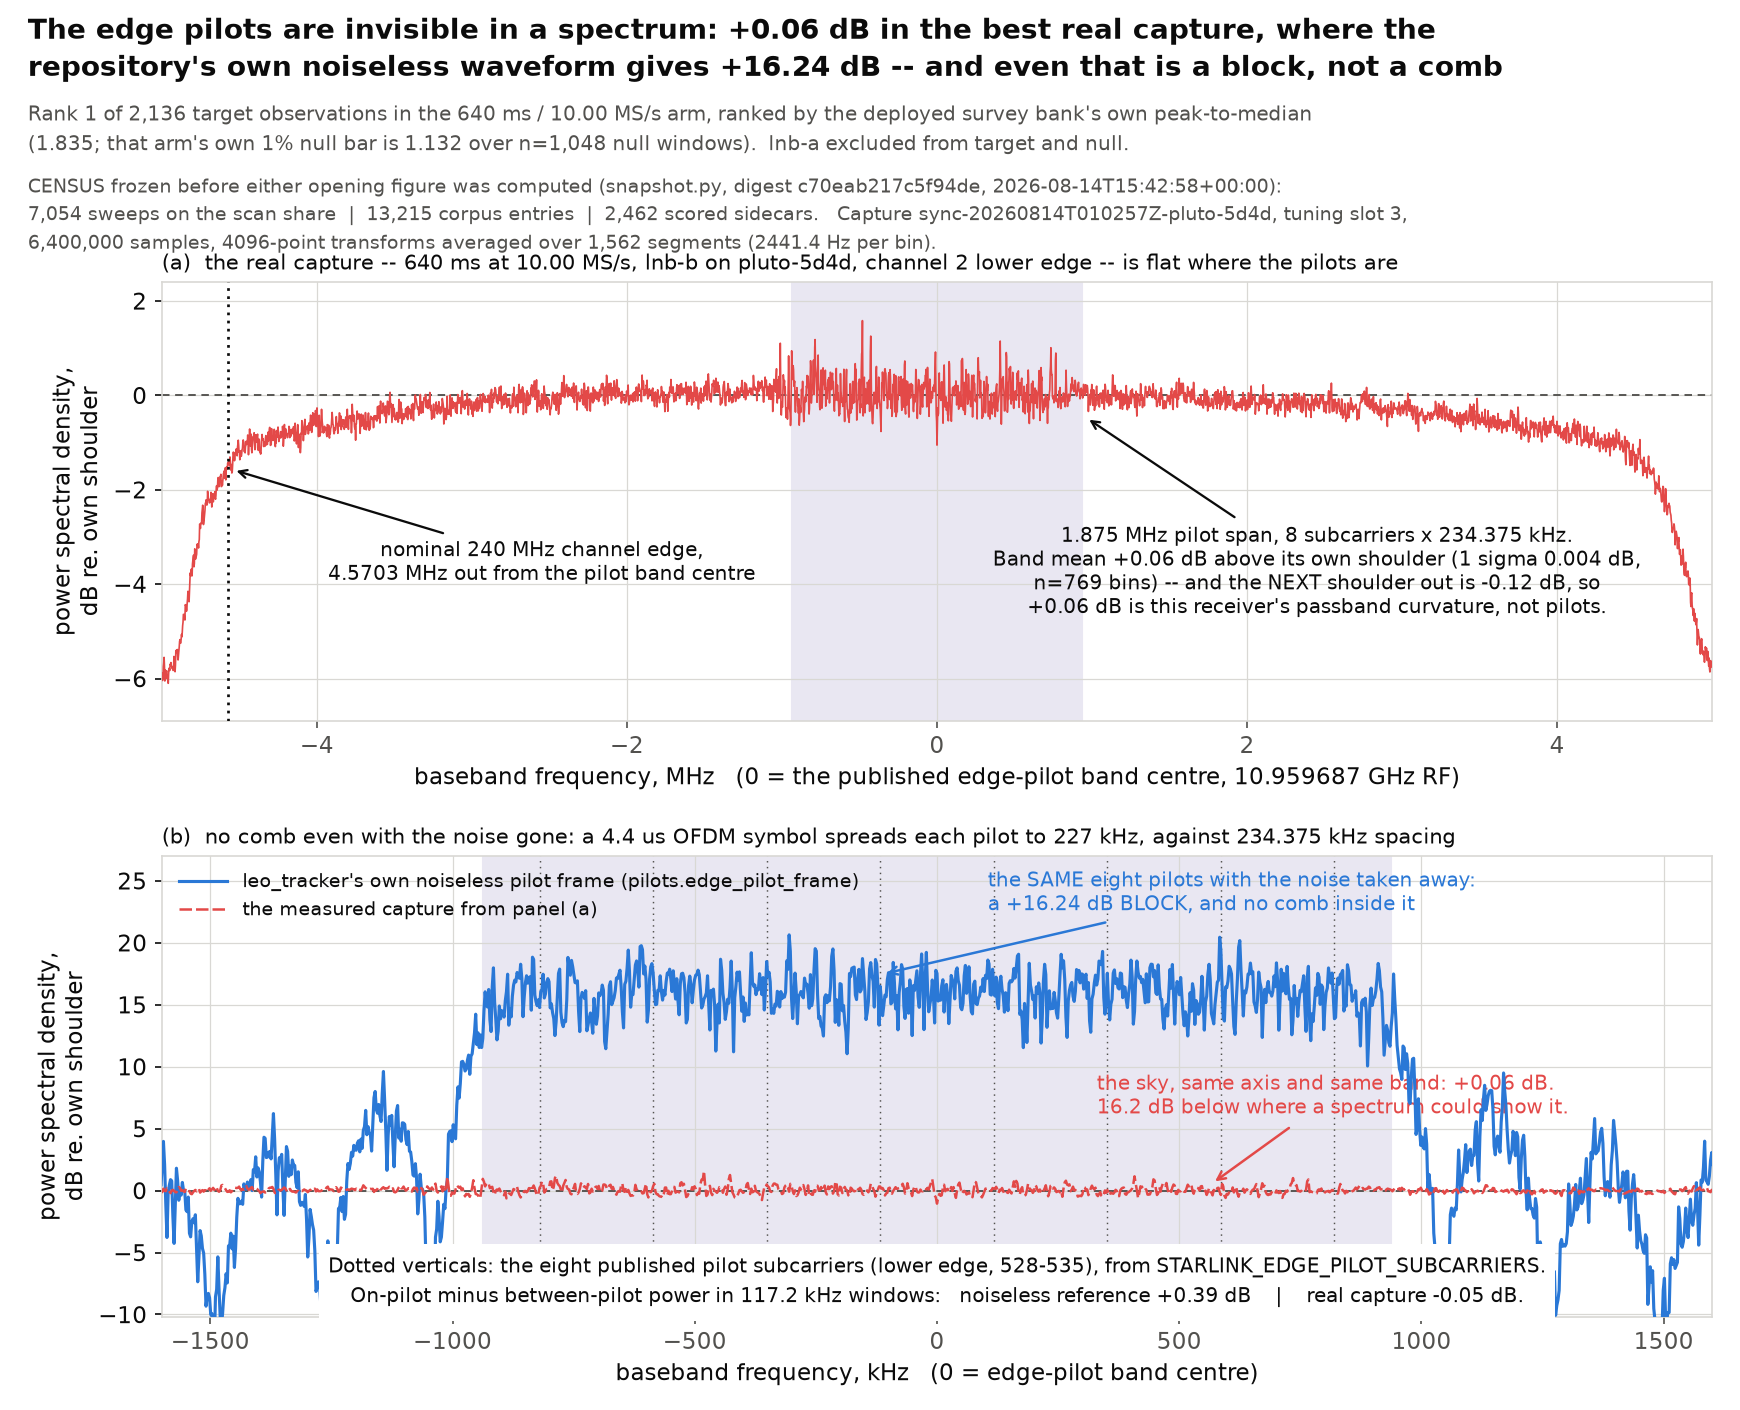

Here is the Python script that generated this plot:
#!/usr/bin/env python3
"""edge-pilots: what the report's eight algorithms are hunting, and why no
spectrum will ever show it.

The brief asked for a real capture at a Starlink channel edge "with the pilot
comb visible", and said to say so prominently if it is not.  It is not, and the
measurement says something sharper than "too weak": the comb is not resolvable
in a power spectrum AT ALL, at any signal-to-noise ratio, because the pilots are
re-keyed every 4.4 us OFDM symbol and 1/4.4 us is 227 kHz against a 234.375 kHz
subcarrier spacing.  The lobes fill the gaps between themselves.

Both of those are measured here, on the same 4096-point grid:

  1. the averaged periodogram of ONE real capture off the read-only scan share;
  2. the averaged periodogram of ``leo_tracker.radio.beacon.pilots
     .edge_pilot_frame`` -- the repository's own noiseless definition of the
     signal, called unmodified -- which is the same thing at infinite SNR.

Nothing about the pilot comb is reconstructed.  Every frequency drawn comes from
``leo_tracker.radio.beacon.channels``; the 1.875 MHz span is
``fast_scan.PILOT_BANDWIDTH_HZ``; the eight subcarrier indices are
``STARLINK_EDGE_PILOT_SUBCARRIERS``.

WHICH capture was opened is not a choice made by eye.  Every target-arm,
live-receiver observation in the 640 ms / 10 MS/s arm -- 2,136 of them -- was
ranked by the deployed survey bank's own peak-to-median, and rank 1 was opened.
Choosing the picture before the evidence is exactly the failure this avoids.

The one number a reader will want to over-read is the +0.06 dB the pilot band
sits above its shoulder.  The next shoulder out is 0.12 dB BELOW that shoulder
and the one beyond it 0.47 dB below, so a centre 0.06 dB up is the receiver's
own passband curvature and is drawn on the figure as such.

Extraction: summary/opening/{sweep_census,corpus_pairs,rank_highrate,arm_null,
pilot_spectrum}.py, consolidated once by summary/opening/cache_build.py into
summary/cache/opening-figures.npz.  This script reads that cache and the
repository; it does not touch the corpus.
"""
from __future__ import annotations

import datetime as dt
import json
import sys
from pathlib import Path

import numpy as np

import matplotlib
matplotlib.use("Agg")
import matplotlib.pyplot as plt  # noqa: E402
from matplotlib.lines import Line2D  # noqa: E402

sys.path.insert(0, "/home/satpi01/leo-tracker/src")

from leo_tracker.radio.beacon.channels import (  # noqa: E402
    STARLINK_EDGE_PILOT_SUBCARRIERS, STARLINK_SUBCARRIER_SPACING_HZ,
)
from leo_tracker.radio.beacon.fast_scan import PILOT_BANDWIDTH_HZ  # noqa: E402
from leo_tracker.radio.beacon.pilots import OFDM_SYMBOL_DURATION_S  # noqa: E402
from leo_tracker.radio.beacon.structure import (  # noqa: E402
    STARLINK_FRAME_DURATION_S,
)

HERE = Path(__file__).resolve().parent
CACHE = HERE.parent / "cache" / "opening-figures.npz"
PNG = HERE / "edge-pilots.png"
OUT = HERE / "edge-pilots.json"

INK, MUTED, GRID = "#0b0b0b", "#52514e", "#d9d8d4"
MEASURED = "#e34948"
REFERENCE = "#2a78d6"
BAND = "#e9e7f2"

#: The shoulder each trace is referenced to: inside the receiver passband, well
#: clear of the 1.875 MHz pilot span.  Referencing each trace to its OWN
#: shoulder is what puts a noiseless waveform and a real capture on one axis
#: without scaling either into agreement.
SHOULDER_HZ = (1_050_000.0, 2_000_000.0)


def db(values: np.ndarray, reference: float) -> np.ndarray:
    return 10.0 * np.log10(values / reference)


def main() -> int:
    cache = np.load(CACHE, allow_pickle=True)
    provenance = json.loads(str(cache["provenance"]))
    meta = provenance["spectrum_meta"]
    census = provenance["census"]
    selection = provenance["selection"]

    freqs = cache["freqs_hz"]
    measured = cache["spectrum"]
    reference = cache["reference_spectrum"]
    pilots = cache["pilot_offsets_hz"]

    shoulder = ((np.abs(freqs) >= SHOULDER_HZ[0])
                & (np.abs(freqs) <= SHOULDER_HZ[1]))
    in_band = np.abs(freqs) <= PILOT_BANDWIDTH_HZ / 2

    measured_db = db(measured, measured[shoulder].mean())
    reference_db = db(reference, reference[shoulder].mean())

    lift = {
        "measured": float(db(np.array([measured[in_band].mean()]),
                             measured[shoulder].mean())[0]),
        "reference": float(db(np.array([reference[in_band].mean()]),
                              reference[shoulder].mean())[0]),
    }
    # 1-sigma on a band mean of N chi-square-2k bins, k = averaged segments.
    sigma_db = float(10 * np.log10(
        1 + 1 / np.sqrt(meta["segments"] * int(in_band.sum()))))

    # Is the comb a comb?  Mean power on each published pilot subcarrier
    # against the gaps exactly halfway between them, each averaged over a
    # half-spacing window so the two sets neither overlap nor rest on one
    # noisy bin.  Same definition for the capture and for the reference.
    comb_window = STARLINK_SUBCARRIER_SPACING_HZ / 2
    between = (pilots[:-1] + pilots[1:]) / 2

    def band_mean(trace: np.ndarray, centres: np.ndarray) -> np.ndarray:
        return np.array([trace[np.abs(freqs - centre) <= comb_window / 2].mean()
                         for centre in centres])

    comb = {}
    for name, trace, scaled in (("measured", measured, measured_db),
                                ("reference", reference, reference_db)):
        on, off = band_mean(trace, pilots), band_mean(trace, between)
        comb[name] = {
            "window_hz": comb_window,
            "on_pilot_db": band_mean(scaled, pilots).tolist(),
            "between_pilot_db": band_mean(scaled, between).tolist(),
            "contrast_db": float(10 * np.log10(on.mean() / off.mean())),
        }

    # Is +0.06 dB a signal, or the shape of the receiver?  The next shoulder
    # out answers it without a model: a passband already falling this fast per
    # MHz explains a centre sitting this far up.
    curvature = []
    for low, high in ((1.05e6, 2.00e6), (2.05e6, 3.00e6), (3.05e6, 4.00e6)):
        window = (np.abs(freqs) >= low) & (np.abs(freqs) <= high)
        curvature.append({
            "low_hz": low, "high_hz": high, "bins": int(window.sum()),
            "db_rel_shoulder": float(db(np.array([measured[window].mean()]),
                                        measured[shoulder].mean())[0])})

    edge_baseband = meta["channel_edge_baseband_hz"]
    lobe_hz = 1.0 / OFDM_SYMBOL_DURATION_S

    # ------------------------------------------------------------- figure
    plt.rcParams.update({"font.size": 11, "axes.edgecolor": GRID,
                         "axes.labelcolor": INK, "text.color": INK,
                         "xtick.color": MUTED, "ytick.color": INK,
                         "figure.facecolor": "white", "axes.facecolor": "white"})
    figure, (wide, zoom) = plt.subplots(
        2, 1, figsize=(11.6, 9.4), height_ratios=[1.0, 1.05],
        gridspec_kw={"hspace": 0.30})

    # -- (a) the whole captured passband, real capture only ---------------
    wide.axvspan(-PILOT_BANDWIDTH_HZ / 2e6, PILOT_BANDWIDTH_HZ / 2e6,
                 color=BAND, zorder=0)
    wide.plot(freqs / 1e6, measured_db, color=MEASURED, lw=0.8, zorder=3)
    wide.axhline(0.0, color=MUTED, lw=0.9, ls=(0, (4, 3)), zorder=2)
    wide.axvline(edge_baseband / 1e6, color=INK, lw=1.3, ls=(0, (1, 2)),
                 zorder=4)

    wide.annotate(
        "nominal 240 MHz channel edge,\n%.4f MHz out from the pilot band centre"
        % (abs(edge_baseband) / 1e6),
        xy=(edge_baseband / 1e6, -1.55), xytext=(-2.55, -3.55),
        fontsize=9.5, color=INK, ha="center", va="center",
        arrowprops=dict(arrowstyle="->", color=INK, lw=1.1,
                        shrinkA=3, shrinkB=4))
    wide.annotate(
        "1.875 MHz pilot span, 8 subcarriers x 234.375 kHz.\n"
        "Band mean %+.2f dB above its own shoulder (1 sigma %.3f dB,\n"
        "n=%d bins) -- and the NEXT shoulder out is %+.2f dB, so\n"
        "%+.2f dB is this receiver's passband curvature, not pilots."
        % (lift["measured"], sigma_db, int(in_band.sum()),
           curvature[1]["db_rel_shoulder"], lift["measured"]),
        xy=(0.9375, -0.42), xytext=(2.45, -3.75),
        fontsize=9.5, color=INK, ha="center", va="center",
        arrowprops=dict(arrowstyle="->", color=INK, lw=1.1,
                        shrinkA=3, shrinkB=4))
    wide.set_xlim(-5.0, 5.0)
    wide.set_ylim(-6.9, 2.4)
    wide.set_xlabel("baseband frequency, MHz   (0 = the published edge-pilot "
                    "band centre, %.6f GHz RF)" % (meta["rf_center_hz"] / 1e9))
    wide.set_ylabel("power spectral density,\ndB re. own shoulder")
    wide.grid(color=GRID, lw=0.6, zorder=1)
    wide.set_axisbelow(True)
    wide.set_title(
        "(a)  the real capture -- 640 ms at 10.00 MS/s, %s on %s, channel %d "
        "%s edge -- is flat where the pilots are"
        % (meta["receiver_label"], meta["radio_id"], meta["channel"],
           meta["edge"]),
        fontsize=10.0, color=INK, loc="left", pad=6)

    # -- (b) same band, real capture against the noiseless definition -----
    zoom.axvspan(-PILOT_BANDWIDTH_HZ / 2e3, PILOT_BANDWIDTH_HZ / 2e3,
                 color=BAND, zorder=0)
    for value in pilots:
        zoom.axvline(value / 1e3, color=MUTED, lw=0.7, ls=(0, (1, 3)), zorder=2)
    zoom.plot(freqs / 1e3, reference_db, color=REFERENCE, lw=1.5, zorder=4)
    zoom.plot(freqs / 1e3, measured_db, color=MEASURED, lw=1.2,
              ls=(0, (5, 1.6)), zorder=5)
    zoom.axhline(0.0, color=MUTED, lw=0.9, ls=(0, (4, 3)), zorder=3)

    zoom.annotate(
        "the SAME eight pilots with the noise taken away:\n"
        "a %+.2f dB BLOCK, and no comb inside it" % lift["reference"],
        xy=(-120.0, 17.4), xytext=(105.0, 24.0),
        fontsize=9.5, color=REFERENCE, ha="left", va="center",
        arrowprops=dict(arrowstyle="->", color=REFERENCE, lw=1.2,
                        shrinkA=3, shrinkB=4))
    zoom.annotate(
        "the sky, same axis and same band: %+.2f dB.\n"
        "%.1f dB below where a spectrum could show it."
        % (lift["measured"], lift["reference"] - lift["measured"]),
        xy=(560.0, 0.35), xytext=(330.0, 7.6),
        fontsize=9.5, color=MEASURED, ha="left", va="center",
        arrowprops=dict(arrowstyle="->", color=MEASURED, lw=1.2,
                        shrinkA=3, shrinkB=4))
    zoom.text(
        0.0, -7.4,
        "Dotted verticals: the eight published pilot subcarriers (%s edge, "
        "%d-%d), from STARLINK_EDGE_PILOT_SUBCARRIERS.\n"
        "On-pilot minus between-pilot power in %.1f kHz windows:   "
        "noiseless reference %+.2f dB    |    real capture %+.2f dB."
        % (meta["edge"],
           min(STARLINK_EDGE_PILOT_SUBCARRIERS[meta["edge"]]),
           max(STARLINK_EDGE_PILOT_SUBCARRIERS[meta["edge"]]),
           comb_window / 1e3,
           comb["reference"]["contrast_db"], comb["measured"]["contrast_db"]),
        fontsize=9.5, color=INK, ha="center", va="center", linespacing=1.5,
        bbox=dict(boxstyle="square,pad=0.45", facecolor="white",
                  edgecolor="none"), zorder=6)
    zoom.set_xlim(-1600.0, 1600.0)
    zoom.set_ylim(-10.2, 27.0)
    zoom.set_xlabel("baseband frequency, kHz   (0 = edge-pilot band centre)")
    zoom.set_ylabel("power spectral density,\ndB re. own shoulder")
    zoom.grid(color=GRID, lw=0.6, zorder=1)
    zoom.set_axisbelow(True)
    zoom.legend(handles=[
        Line2D([], [], color=REFERENCE, lw=1.5,
               label="leo_tracker's own noiseless pilot frame "
                     "(pilots.edge_pilot_frame)"),
        Line2D([], [], color=MEASURED, lw=1.2, ls=(0, (5, 1.6)),
               label="the measured capture from panel (a)")],
        loc="upper left", fontsize=9.0, frameon=False, borderaxespad=0.5,
        handlelength=2.6)
    zoom.set_title(
        "(b)  no comb even with the noise gone: a %.1f us OFDM symbol spreads "
        "each pilot to %.0f kHz, against %.3f kHz spacing"
        % (OFDM_SYMBOL_DURATION_S * 1e6, lobe_hz / 1e3,
           STARLINK_SUBCARRIER_SPACING_HZ / 1e3),
        fontsize=10.0, color=INK, loc="left", pad=6)

    figure.text(0.016, 0.991,
                "The edge pilots are invisible in a spectrum: %+.2f dB in the "
                "best real capture, where the\nrepository's own noiseless "
                "waveform gives %+.2f dB -- and even that is a block, not a comb"
                % (lift["measured"], lift["reference"]),
                fontsize=13.5, weight="bold", color=INK, ha="left", va="top",
                linespacing=1.32)
    figure.text(0.016, 0.929,
                "Rank 1 of %s target observations in the 640 ms / 10.00 MS/s "
                "arm, ranked by the deployed survey bank's own peak-to-median\n"
                "(%.3f; that arm's own 1%% null bar is %.3f over n=%s null "
                "windows).  %s excluded from target and null."
                % (f"{selection['target_observations_ranked']:,}",
                   selection["chosen_value"],
                   selection["arm_coarse_E_null_threshold"],
                   f"{selection['arm_coarse_E_null_n']:,}",
                   ", ".join(selection["excluded_receivers"])),
                fontsize=9.5, color=MUTED, ha="left", va="top",
                linespacing=1.5)
    figure.text(0.016, 0.877,
                "CENSUS frozen before either opening figure was computed "
                "(snapshot.py, digest %s, %s):\n"
                "%s sweeps on the scan share  |  %s corpus entries  |  %s "
                "scored sidecars.   Capture %s, tuning slot %d,\n"
                "%s samples, %d-point transforms averaged over %s segments "
                "(%.1f Hz per bin)."
                % (census["scored_digest"], census["measured_utc"],
                   f"{census['sweeps_on_share']:,}",
                   f"{census['corpus_entries']:,}",
                   f"{census['scored_sidecars']:,}",
                   meta["capture"], meta["iq_index"], f"{meta['samples']:,}",
                   meta["nfft"], f"{meta['segments']:,}",
                   meta["resolution_hz"]),
                fontsize=9.0, color=MUTED, ha="left", va="top", linespacing=1.5)

    figure.subplots_adjust(left=0.093, right=0.984, top=0.800, bottom=0.066)
    figure.savefig(PNG, dpi=150)

    payload = {
        "figure": "edge-pilots",
        "finding": ("the 1.875 MHz edge-pilot band is %+.4f dB above its own "
                    "shoulder in the highest-scoring real capture of the "
                    "640 ms / 10 MS/s arm -- inside this receiver's own "
                    "passband curvature -- where the repository's noiseless "
                    "pilot frame is %+.4f dB above the same shoulder; and the "
                    "eight pilots do not resolve into a comb even in the "
                    "noiseless frame (on-pilot minus between-pilot %+.4f dB)"
                    % (lift["measured"], lift["reference"],
                       comb["reference"]["contrast_db"])),
        "written_utc": dt.datetime.now(dt.timezone.utc)
                         .isoformat(timespec="seconds"),
        "census_frozen": census,
        "selection": selection,
        "capture": meta,
        "repository_constants": {
            "PILOT_BANDWIDTH_HZ": PILOT_BANDWIDTH_HZ,
            "STARLINK_SUBCARRIER_SPACING_HZ": STARLINK_SUBCARRIER_SPACING_HZ,
            "STARLINK_EDGE_PILOT_SUBCARRIERS":
                {key: list(value) for key, value
                 in STARLINK_EDGE_PILOT_SUBCARRIERS.items()},
            "OFDM_SYMBOL_DURATION_S": OFDM_SYMBOL_DURATION_S,
            "STARLINK_FRAME_DURATION_S": STARLINK_FRAME_DURATION_S,
            "single_symbol_lobe_hz": lobe_hz,
        },
        "shoulder_hz": list(SHOULDER_HZ),
        "band_lift_db": lift,
        "band_lift_sigma_db": sigma_db,
        "band_bins": int(in_band.sum()),
        "shoulder_bins": int(shoulder.sum()),
        "passband_curvature": curvature,
        "comb_contrast": comb,
        "pilot_offsets_hz": pilots.tolist(),
        "plotted": {
            "freqs_hz": freqs.tolist(),
            "measured_db_rel_shoulder": measured_db.tolist(),
            "reference_db_rel_shoulder": reference_db.tolist(),
        },
    }
    OUT.write_text(json.dumps(payload))
    print(json.dumps({key: value for key, value in payload.items()
                      if key not in ("plotted", "capture", "census_frozen",
                                     "repository_constants")}, indent=2))
    print("wrote", PNG)
    return 0


if __name__ == "__main__":
    sys.exit(main())
